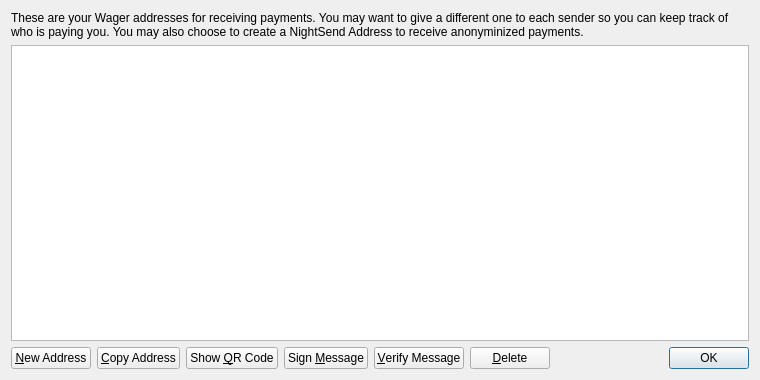
<?xml version="1.0" encoding="UTF-8"?>
<ui version="4.0">
 <class>AddressBookPage</class>
 <widget class="QWidget" name="AddressBookPage">
  <property name="geometry">
   <rect>
    <x>0</x>
    <y>0</y>
    <width>760</width>
    <height>380</height>
   </rect>
  </property>
  <property name="windowTitle">
   <string>Address Book</string>
  </property>
  <layout class="QVBoxLayout" name="verticalLayout">
   <item>
    <widget class="QLabel" name="labelExplanation">
     <property name="text">
      <string>These are your Wager addresses for receiving payments. You may want to give a different one to each sender so you can keep track of who is paying you. You may also choose to create a NightSend Address to receive anonyminized payments.</string>
     </property>
     <property name="textFormat">
      <enum>Qt::PlainText</enum>
     </property>
     <property name="wordWrap">
      <bool>true</bool>
     </property>
    </widget>
   </item>
   <item>
    <widget class="QTableView" name="tableView">
     <property name="contextMenuPolicy">
      <enum>Qt::CustomContextMenu</enum>
     </property>
     <property name="toolTip">
      <string>Double-click to edit address or label</string>
     </property>
     <property name="tabKeyNavigation">
      <bool>false</bool>
     </property>
     <property name="alternatingRowColors">
      <bool>true</bool>
     </property>
     <property name="selectionMode">
      <enum>QAbstractItemView::SingleSelection</enum>
     </property>
     <property name="selectionBehavior">
      <enum>QAbstractItemView::SelectRows</enum>
     </property>
     <property name="sortingEnabled">
      <bool>true</bool>
     </property>
     <attribute name="verticalHeaderVisible">
      <bool>false</bool>
     </attribute>
    </widget>
   </item>
   <item>
    <layout class="QHBoxLayout" name="horizontalLayout">
     <item>
      <widget class="QPushButton" name="newAddressButton">
       <property name="toolTip">
        <string>Create a new address</string>
       </property>
       <property name="text">
        <string>&amp;New Address</string>
       </property>
       <property name="icon">
        <iconset resource="../bitcoin.qrc">
         <normaloff>:/icons/add</normaloff>:/icons/add</iconset>
       </property>
      </widget>
     </item>
     <item>
      <widget class="QPushButton" name="copyToClipboard">
       <property name="toolTip">
        <string>Copy the currently selected address to the system clipboard</string>
       </property>
       <property name="text">
        <string>&amp;Copy Address</string>
       </property>
       <property name="icon">
        <iconset resource="../bitcoin.qrc">
         <normaloff>:/icons/editcopy</normaloff>:/icons/editcopy</iconset>
       </property>
      </widget>
     </item>
     <item>
      <widget class="QPushButton" name="showQRCode">
       <property name="text">
        <string>Show &amp;QR Code</string>
       </property>
       <property name="icon">
        <iconset resource="../bitcoin.qrc">
         <normaloff>:/icons/qrcode</normaloff>:/icons/qrcode</iconset>
       </property>
      </widget>
     </item>
     <item>
      <widget class="QPushButton" name="signMessage">
       <property name="toolTip">
        <string>Sign a message to prove you own a Wager address</string>
       </property>
       <property name="text">
        <string>Sign &amp;Message</string>
       </property>
       <property name="icon">
        <iconset resource="../bitcoin.qrc">
         <normaloff>:/icons/edit</normaloff>:/icons/edit</iconset>
       </property>
      </widget>
     </item>
     <item>
      <widget class="QPushButton" name="verifyMessage">
       <property name="toolTip">
        <string>Verify a message to ensure it was signed with a specified Wager address</string>
       </property>
       <property name="text">
        <string>&amp;Verify Message</string>
       </property>
       <property name="icon">
        <iconset resource="../bitcoin.qrc">
         <normaloff>:/icons/transaction_0</normaloff>:/icons/transaction_0</iconset>
       </property>
      </widget>
     </item>
     <item>
      <widget class="QPushButton" name="deleteButton">
       <property name="toolTip">
        <string>Delete the currently selected address from the list</string>
       </property>
       <property name="text">
        <string>&amp;Delete</string>
       </property>
       <property name="icon">
        <iconset resource="../bitcoin.qrc">
         <normaloff>:/icons/remove</normaloff>:/icons/remove</iconset>
       </property>
      </widget>
     </item>
     <item>
      <spacer name="horizontalSpacer">
       <property name="orientation">
        <enum>Qt::Horizontal</enum>
       </property>
       <property name="sizeHint" stdset="0">
        <size>
         <width>40</width>
         <height>20</height>
        </size>
       </property>
      </spacer>
     </item>
     <item>
      <widget class="QDialogButtonBox" name="buttonBox">
       <property name="sizePolicy">
        <sizepolicy hsizetype="Maximum" vsizetype="Fixed">
         <horstretch>0</horstretch>
         <verstretch>0</verstretch>
        </sizepolicy>
       </property>
       <property name="standardButtons">
        <set>QDialogButtonBox::Ok</set>
       </property>
      </widget>
     </item>
    </layout>
   </item>
  </layout>
 </widget>
 <resources>
  <include location="../bitcoin.qrc"/>
 </resources>
 <connections/>
</ui>
